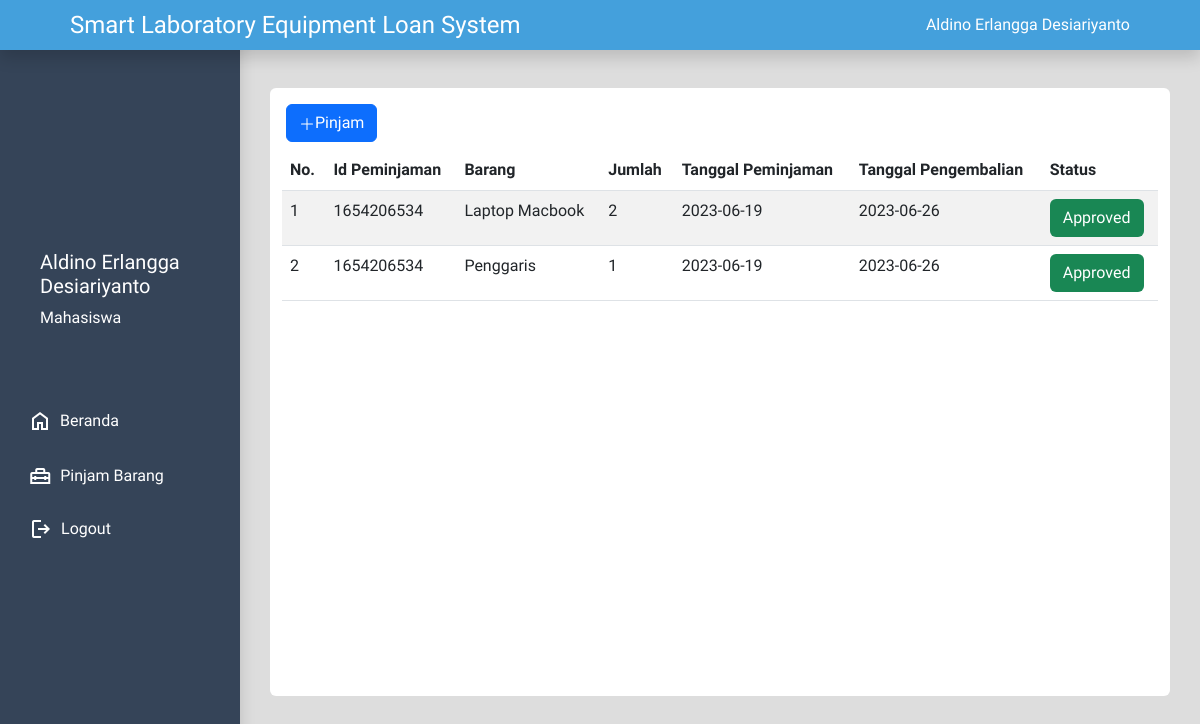
/pinjam/index.php (signed in), run on the app's committed database.
### tables this page shows
CREATE TABLE `detail_peminjaman` (
  `id_peminjaman` varchar(255) NOT NULL,
  `id_user` varchar(255) NOT NULL,
  `id_barang` varchar(255) NOT NULL,
  `quantity` bigint(20) NOT NULL,
  `tanggal_pengembalian` date DEFAULT NULL,
  `status` varchar(20) NOT NULL,
  `tanggal_peminjaman` date DEFAULT NULL,
  `status_diambil` varchar(15) DEFAULT NULL
);

CREATE TABLE `barang` (
  `id_barang` varchar(255) NOT NULL,
  `image_barang` blob NOT NULL,
  `nama_barang` varchar(255) NOT NULL,
  `jumlah` int(11) NOT NULL,
  `tersedia` int(11) NOT NULL
);

### pinjam/index.php (the view, shortened to what this page needs)
<!DOCTYPE html>
<html lang="en">
<head>
      <link href="https://cdn.jsdelivr.net/npm/bootstrap@5.3.0-alpha3/dist/css/bootstrap.min.css" rel="stylesheet">
</head>
<body class="" style="background-color: #ddd;">
      <div class="container-fluid">
            <div class="bar fixed-top shadow d-flex justify-content-between align-items-center" style="height: 50px; " data-bs-theme="dark">
                  <h4 class=" text-white mt-2">Smart Laboratory Equipment Loan System</h4>
                  <p class="text-white mt-3">
                        <?php if (isset($_SESSION['user'])) :
                              echo $_SESSION['user'];
                        endif ?></p>
            </div>
            <div class=" row mt-5">
                  <div class="col-3 menu-dashboard rounded-end shadow d-flex justify-content-center flex-column align-content-between" style="margin-top:-60px; min-height: 102vh;">
                        <div class="d-flex flex-column justify-content-center  navigasi ">
                              <div style="margin-left:40px" class="pt-3 mb-5 ">
                                    <?php
                                    if (isset($_SESSION['user'])) : ?>
                                          <h5>
                                                <?php echo $_SESSION['user'] ?>
                                          </h5>
                                          <p>
                                                <?php echo $_SESSION['role'] ?>
                                          </p>
                                    <?php endif ?>
                              </div>
                              <div class="btn fitur d-flex justify-content-center align-items-center" style="padding-right: 105px;width:100%;"><span class="text-white  material-symbols-outlined">
                                    </span><a class="text-white align-items-center" href="">&#160;&#160;Beranda</a></div>
                              <?php
                              if ($_SESSION['role'] === 'Mahasiswa' || $_SESSION['role'] === 'Dosen') { ?>
                                    <div class="btn fitur d-flex justify-content-center align-items-center " style="padding-right:60px"><span class="material-symbols-outlined text-white">
                                          </span><a class="text-white align-items-center" href="pinjam/">&#160;&#160;Pinjam Barang</a>
                                    </div>
                                    <form method="post" class="d-flex justify-content-center fitur" style="padding-right: 100px">
                                          <button name="logout" type="submit" formaction="../logout.php" class=" btn text-white d-flex align-items-center justify-content-center" style="border-radius:0px; height:50px;width: 100%;">
                                                <span class="material-symbols-outlined">
                                                </span>&#160;&#160;Logout
                                          </button>
                                    </form>
                              <?php } ?>
                        </div>
                  </div>
                  <div class="col-9  ms-auto me-auto bg-white rounded-2 pt-3 " style="max-height:76vh; margin-top: 40px;">
                        <div class="d-flex align-items-center  justify-content-between ps-1 pe-4 mb-2">
                              <button class="btn-primary btn"><svg xmlns="http://www.w3.org/2000/svg" width="16" height="16" fill="currentColor" class="bi bi-plus-lg" viewBox="0 0 16 16">
                                          <path fill-rule="evenodd" d="M8 2a.5.5 0 0 1 .5.5v5h5a.5.5 0 0 1 0 1h-5v5a.5.5 0 0 1-1 0v-5h-5a.5.5 0 0 1 0-1h5v-5A.5.5 0 0 1 8 2Z" />
                                    </svg><a href="form-peminjaman.php" class="text-white">Pinjam</a>
                              </button>
                        </div>
                        <?php
                        include '../connection.php';
                        $idUser = $_SESSION['id'];
                        $connect->exec("USE proyek");
                        $query = "SELECT dp.*, b.nama_barang, u.nama_user FROM detail_peminjaman dp INNER JOIN barang b ON dp.id_barang = b.id_barang INNER JOIN user u ON dp.id_user = u.id_user WHERE dp.id_user = '$idUser'";
                        $statement = $connect->prepare($query);
                        $statement->execute();
                        $rowCount = $statement->rowCount();
                        if ($rowCount === 0) { ?>
                              <div class="img-fluid d-flex justify-content-center align-items-center  ms-auto me-auto" style="min-height:100%;">
                                    <img src=" ../asset/congrats.png" alt="" style="max-width: 380px;max-height:380px;">
                              </div>
                        <?php } else if ($rowCount > 0) { ?>
                              <div class="table-view overflow-auto" style="height:80%;">
                                    <table class="table table-striped ">
                                          <tr>
                                                <thead>
                                                      <th scope="col">No.</th>
                                                      <th scope="col">Id Peminjaman</th>
                                                      <th scope="col">Barang</th>
                                                      <th scope="col">Jumlah</th>
                                                      <th scope="col">Tanggal Peminjaman</th>
                                                      <th scope="col">Tanggal Pengembalian</th>
                                                      <th scope="col">Status</th>
                                          </tr>
                                          <tbody>
                                                <?php $users = $statement->fetchAll();
                                                $i = 1;
                                                foreach ($users as $user) {  ?>
                                                      <tr>
                                                            <td><?= $i; ?></td>
                                                            <td><?= $user['id_peminjaman']; ?></td>
                                                            <td><?= $user['nama_barang']; ?></td>
                                                            <td><?= $user['quantity']; ?></td>
                                                            <td><?= $user['tanggal_peminjaman']; ?></td>
                                                            <td><?= $user['tanggal_pengembalian']; ?></td>
                                                            <td>
                                                                  <?php if ($user['status'] == 'Waiting') { ?>
                                                                        <div class="btn bg-warning text-white" style="cursor:auto;">
                                                                              Waiting
                                                                        </div>
                                                                  <?php } else if ($user['status'] == 'Approved') { ?>
                                                                        <div class="btn bg-success text-white" style="cursor:auto;">
                                                                              Approved
                                                                        </div>
                                                                  <?php  } ?>
                                                            </td>
                                                      </tr>
                                          <?php $i++;
                                                }
                                          }
                                          ?>
                                          </tbody>
                                    </table>
                              </div>
                  </div>
            </div>
</body>
</html>

### pinjam/index.php (style rules this page uses)
*, *:before, *:after { box-sizing: border-box; margin: 0; padding: 0; }
a { text-decoration: none; }
body { font-family: 'Viga'; background: #f7f7f7; }
.table-view { height: 300px; }
table { max-height: 300px; }
.menu-dashboard { background-color: #354458; width: 20%; position: sticky; color: white; padding: 0px; padding-top: -30px; }
.bar { background-color: #44a0dc; z-index: 999; padding-right: 70px; padding-left: 70px; }
.fitur { height: 55px; border-radius: 0px; width: 100%; }
.fitur a { font-size: 16px; }

### data on the page
detail_peminjaman: id_peminjaman "1654206534", id_barang.nama_barang "Laptop Macbook", quantity "2", tanggal_peminjaman "2023-06-19", tanggal_pengembalian "2023-06-26", status "Approved"
detail_peminjaman: id_peminjaman "1654206534", id_barang.nama_barang "Penggaris", quantity "1", tanggal_peminjaman "2023-06-19", tanggal_pengembalian "2023-06-26", status "Approved"

### other printed values
$_SESSION['user'] "Aldino Erlangga Desiariyanto"
$_SESSION['role'] "Mahasiswa"
